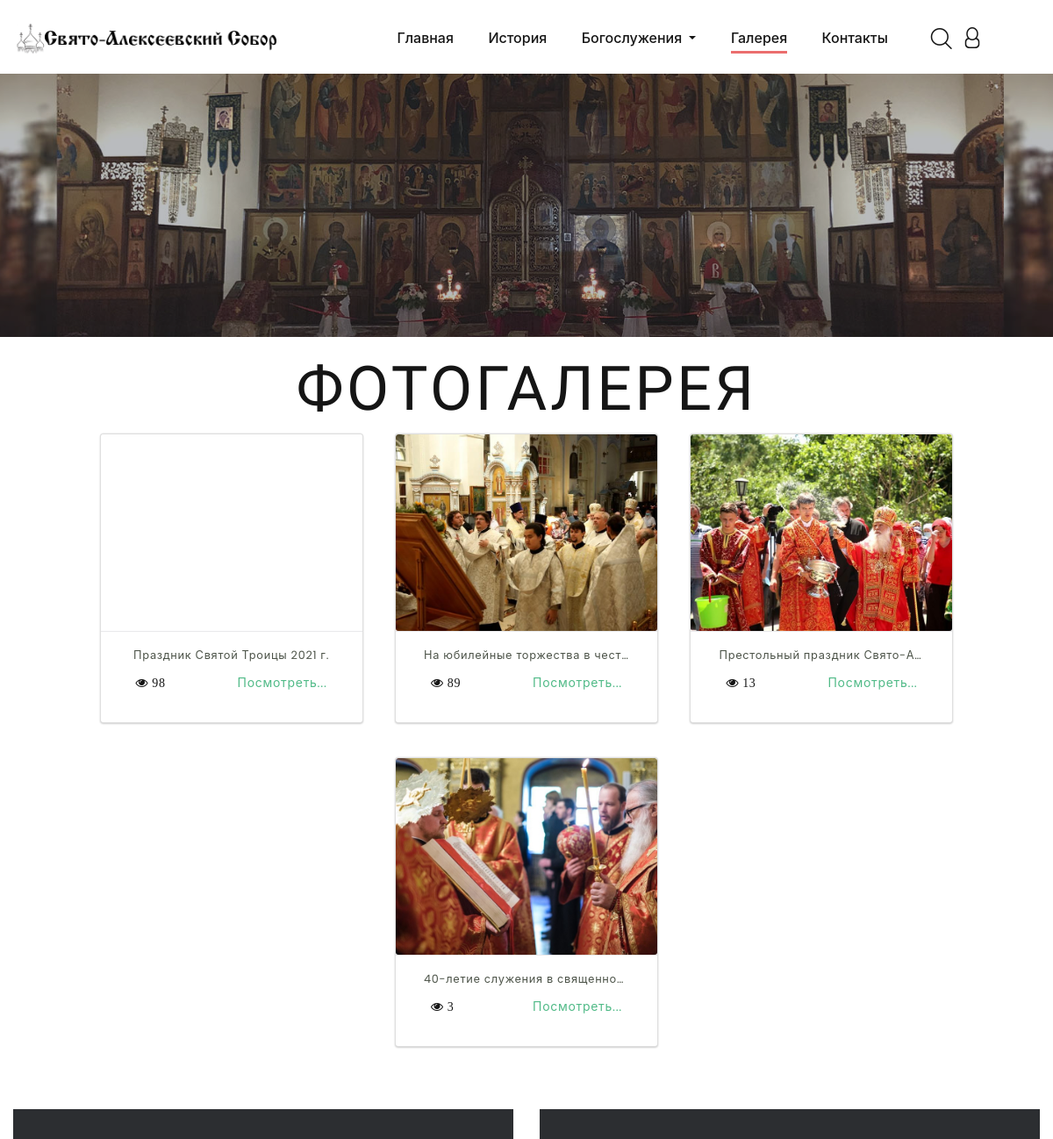
The page /gallery/ (upper part) on the database as committed earlier.
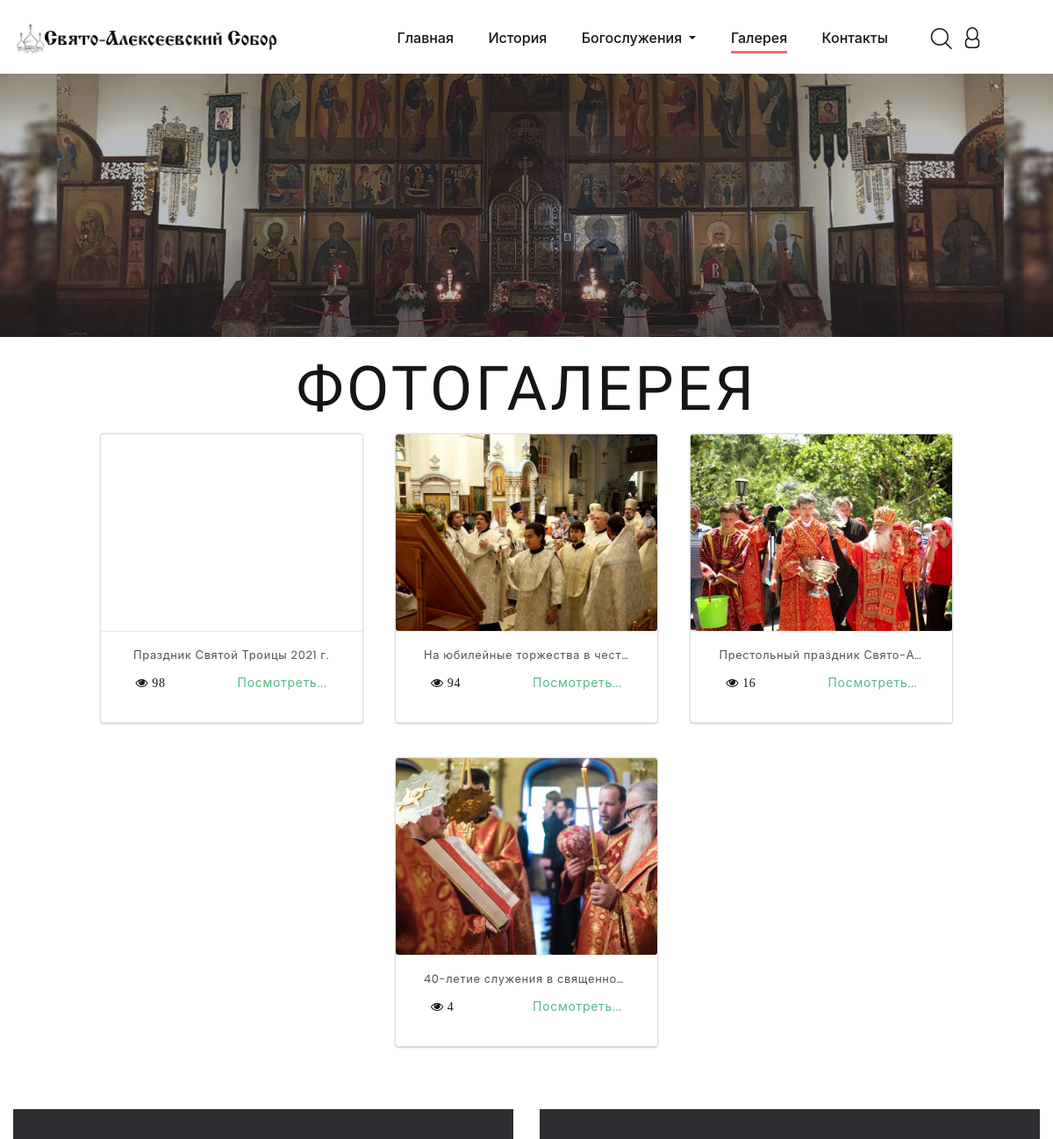
The same page on the database as committed later.
### main/models.py (models this page shows, shortened)
class News(models.Model):
    title = models.CharField("Заголовок", max_length=150)
    slug = models.SlugField("slug", max_length=40)
    picture = models.ImageField("Картинка", upload_to="media/%Y/%m/%d/")
    content = models.TextField("Контент")
    date = models.DateField("Дата")
    is_published = models.BooleanField("Опубликовать", default=True)
    views = models.PositiveIntegerField("Просмотры", default=0)
    class Meta:
        verbose_name = "Новость"
        verbose_name_plural = "Новости"
        ordering = ['-date', 'is_published']

### main/views.py (the view)
# urls.py: path('gallery/', views.Gallery.as_view(), name="gallery"),
class Gallery(ListView):
    model = News
    paginate_by = 20
    template_name = "main/gallery.html"
    context_object_name = "post"
    def get_queryset(self):
        return News.objects.filter(is_published=True)

### main/templates/main/gallery.html (shortened to what this page needs)
{% extends 'base.html' %}
{% load static %}
{% load thumbnail %}
{% block nav_active %}
    <ul class="rd-navbar-nav">
        <li class="rd-nav-item"><a class="rd-nav-link" href="{% url 'index' %}">Главная</a>
        </li>
        <li class="rd-nav-item"><a class="rd-nav-link" href="{% url 'history' %}">История</a>
        </li>
        <li class="rd-nav-item dropdown">
            <a class="rd-nav-link dropdown-toggle" data-toggle="dropdown" href="#"
               role="button" aria-haspopup="true" aria-expanded="false">
                Богослужения
            </a>
        </li>
        <li class="rd-nav-item active"><a class="rd-nav-link" href="{% url 'gallery' %}">Галерея</a>
        </li>
        <li class="rd-nav-item"><a class="rd-nav-link" href="{% url 'contact' %}">Контакты</a></li>
    </ul>
{% endblock %}
{% block body %}
    <section class="breadcrumbs-custom-inset">
        <div class="breadcrumbs-custom context-dark bg-overlay-33">
            <div class="box-position" style="background-image: url({% static 'images/my/MainPicture2.jpg' %});"></div>
        </div>
    </section>
        <h2 class="mt-4">Фотогалерея</h2>
                {% for news in page_obj %}
                    {% if news.images.all %}
                        <div class="card">
                            <div class="card-img"
                                    {% thumbnail news.picture "370x307" crop="center" as im %}
                                 style="background-image:url({{ im.url }});">
                                    {% endthumbnail %}
                            </div>
                            <div class="card-content">
                                    <a href="{% url 'photo_gallery' news.slug %}">
                                        <p>{{ news.title }}</p></a>
                                <div class="justify-content-between m-2" style="display: flex">
                                        <span class="fa fa-eye"><span class="mx-1">{{ news.views }}</span></span>
                                        <a href="{% url 'photo_gallery' news.slug %}" class="">Посмотреть...</a>
                                </div>
                            </div>
                        </div>
                    {% endif %}
                {% endfor %}
    {% include 'includes/footer.html' %}
{% endblock %}

Rows that differ between the two databases and show on the page:
changed News "На юбилейные торжества в чест…": views "89" → "94"
changed News "Престольный праздник Свято-А…": views "13" → "16"
changed News "40-летие служения в священно…": views "3" → "4"
